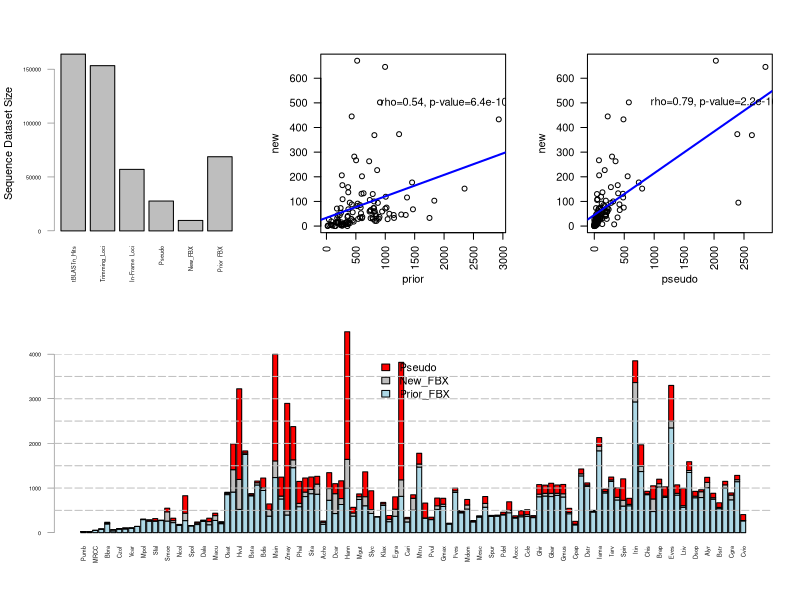
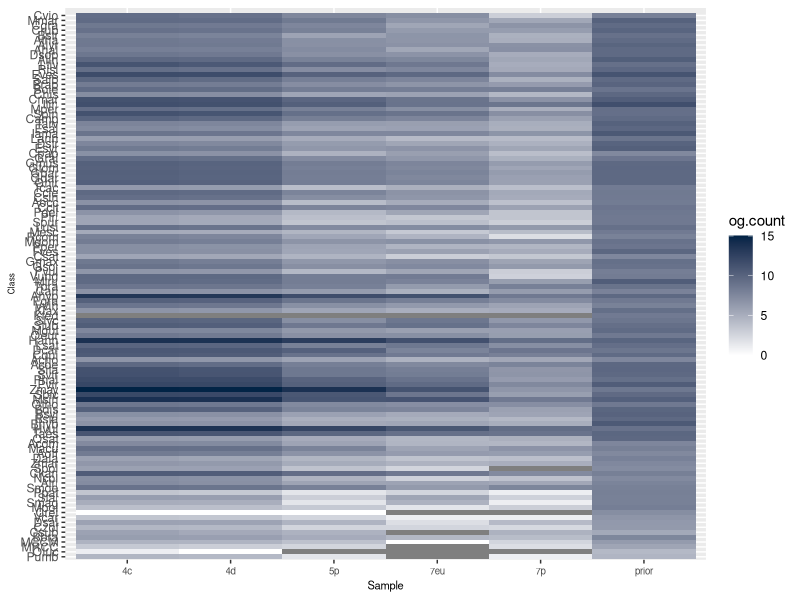
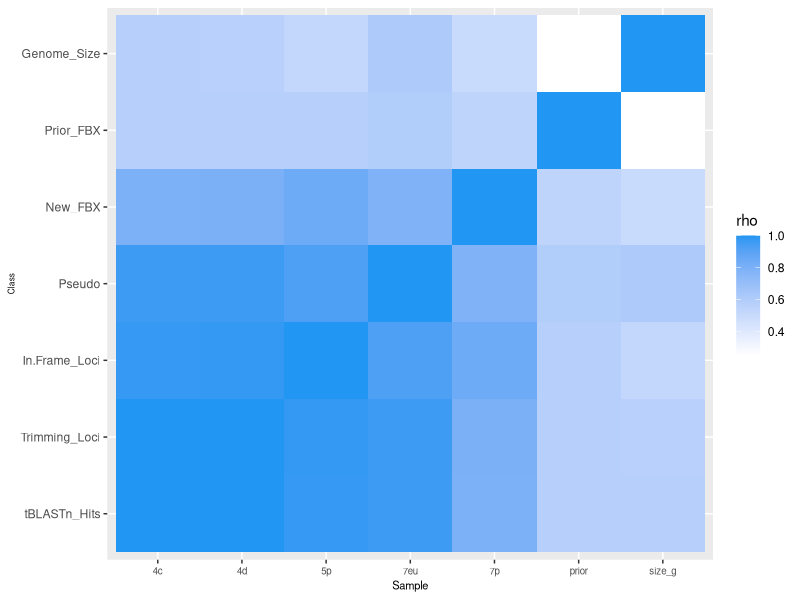
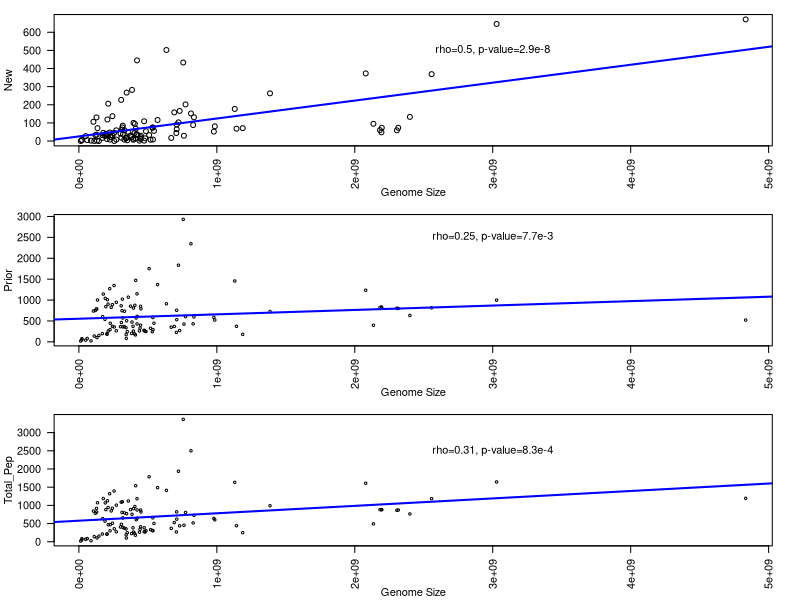

R code for these plots, in order:
library("tidyr")
library("ggplot2")


##################### Figure S2B
	
d<-read.csv("Data_S2_Number_of_sequences_processed_through_CTT_annotation_in_each_plant_genome.txt",head=T)

	d_rownames<-rownames(d)<-d[,1]
	d<-d[,-1]
	d<-apply(d,2,as.numeric)
	rownames(d)<-d_rownames
	
	cor<-cor(t(d),method="spearman")
	datasets<-c("4c","4d","5p","7eu","7p","prior","size_g")
	cor.df<-data.frame(datasets,cor)
	
	cor.long<-pivot_longer(data=cor.df,
						cols=-c(1),
						names_to="Class",
						values_to="cor")
	
	my_Theme = theme(
 	  	 		axis.title.x = element_text(size = 8),
 				axis.text.x = element_text(size = 7),
 	 			axis.title.y = element_text(size = 6))
		

	heatmap_s2b<-ggplot(data=cor.long, aes(x=datasets,y= Class,fill=cor) )+
						geom_tile()+
						xlab(label="Sample") +			
						scale_y_discrete(limits = as.factor(cor.long$Class)[1:7]) +		
						scale_fill_gradient(name = "rho",
			                		  		low = "#FFFFFF",
			                    			high = "#2196f3") +
						theme(strip.placement = "outside",plot.title = element_text(hjust = 0.5))+
						my_Theme 


######################################################################################################### Figure 1		

	sum<-rowSums(d[1:6,])
	annot<-d[4:6,]
	annot<-annot[rev(rownames(annot)),]
	fbx_peps<-colSums(d[5:6,])


	pdf("Figure 1_fbx_ctt_step_annotation_statistics.pdf",width=9,height=9)

			par(mar=c(5.1,4.1,4.1,2.1), mgp=c(3,1,0), las=2)
			
			layout(matrix(c(1,4,2,4,3,4),nrow=2,ncol=3))

			barplot(sum,lwd = 0.3,cex.axis=0.5, cex.names=0.5,beside=FALSE,legend = FALSE,ylab="Sequence Dataset Size")
			
			plot(d[6,],d[5,],cex=1,pch=1, xlab="prior",ylab="new")
			trend<-lm( d[5,] ~ d[6,])
			abline(trend, col="blue",lwd=2)
			text(2000, 500, "rho=0.54, p-value=6.4e-10")

			plot(d[4,],d[5,],cex=1,pch=1,xlab="pseudo",ylab="new")
			trend<-lm( d[5,] ~ d[4,])
			abline(trend, col="blue",lwd=2)
			text(2000, 500, "rho=0.79, p-value=2.2e-16")	
			
			barplot(annot,col=c("light blue","gray","red"),ylim=c(0,4000),lwd = 0.3,cex.axis=0.5, cex.names=0.5,beside=FALSE,
			legend = rownames(annot), args.legend = list(x = "top", bty = "n", inset=c(-0.15, 0)))
			abline(h=c("500","1000","1500","2000","2500","3000","3500","4000"), col = "gray", lty = 5)				

	dev.off()


##################### Figure S2A


	Sample.name<-c("4c","4d","5p","7eu","7p","prior")
	d.df<-data.frame(Sample.name,d[1:6,])

	d.long<-pivot_longer(data=d.df,
						cols=-c(1),
						names_to="Class",
						values_to="count")

	d.long$log.count <- log(d.long$count,2)

	my_Theme = theme(
 	  	 		axis.title.x = element_text(size = 8),
 				axis.text.x = element_text(size = 7),
 	 			axis.title.y = element_text(size = 6))

	heatmap_s2a<-ggplot(data=d.long, aes(x=Sample.name,y= Class,fill=log.count) )+
						geom_tile()+
						xlab(label="Sample") +			
						scale_y_discrete(limits = as.factor(d.long$Class)[1:112]) +		
						scale_fill_gradient(name = "og.count",
			                      low = "#FFFFFF",
			                      high = "#012345") +
						theme(strip.placement = "outside",plot.title = element_text(hjust = 0.5))+
						my_Theme
			
	pdf("Figure S2A_fbx_ctt_annotation_seq_counts.pdf",width=3,height=10)
			par(mar=c(5.1,4.1,4.1,2.1), mgp=c(3,1,0), las=2)
			heatmap_s2a
	dev.off()


##################### Figure S2B

	pdf("Figure S2B_ctt_annotation_seq_count_cor.pdf",width=6,height=3)
			par(mar=c(5.1,4.1,4.1,2.1), mgp=c(3,1,0), las=2)
			heatmap_s2b
	dev.off()



##################### Figure S2C

	pdf("Figure S2C_fbx_pep_count_vs_genome_size.pdf",width=3,height=9)
	
			par(mar=c(4.1,4.1,1.1,2.1), mgp=c(3,1,0), las=2)	
			layout(matrix(c(1,2,3),nrow=3,ncol=1))
	
			plot(d[7,],d[5,],xlab="Genome Size",ylab="New")
			trend<-lm(d[5,] ~ d[7,])
			abline(trend, col="blue",lwd=2)
			text(3e+9, 500, "rho=0.5, p-value=2.9e-8")

			plot(d[7,],d[6,],cex=0.5,pch=1,xlab="Genome Size", ylab="Prior")
			trend<-lm(d[6,] ~ d[7,])
			abline(trend, col="blue",lwd=2)
			text(3e+9, 2500, "rho=0.25, p-value=7.7e-3")
		
			plot(d[7,],colSums(d[5:6,]),cex=0.5,pch=1,xlab="Genome Size",ylab="Total_Pep")
			trend<-lm(colSums(d[5:6,]) ~ d[7,])
			abline(trend, col="blue",lwd=2)
			text(3e+9, 2500, "rho=0.31, p-value=8.3e-4")	
	
	dev.off()













